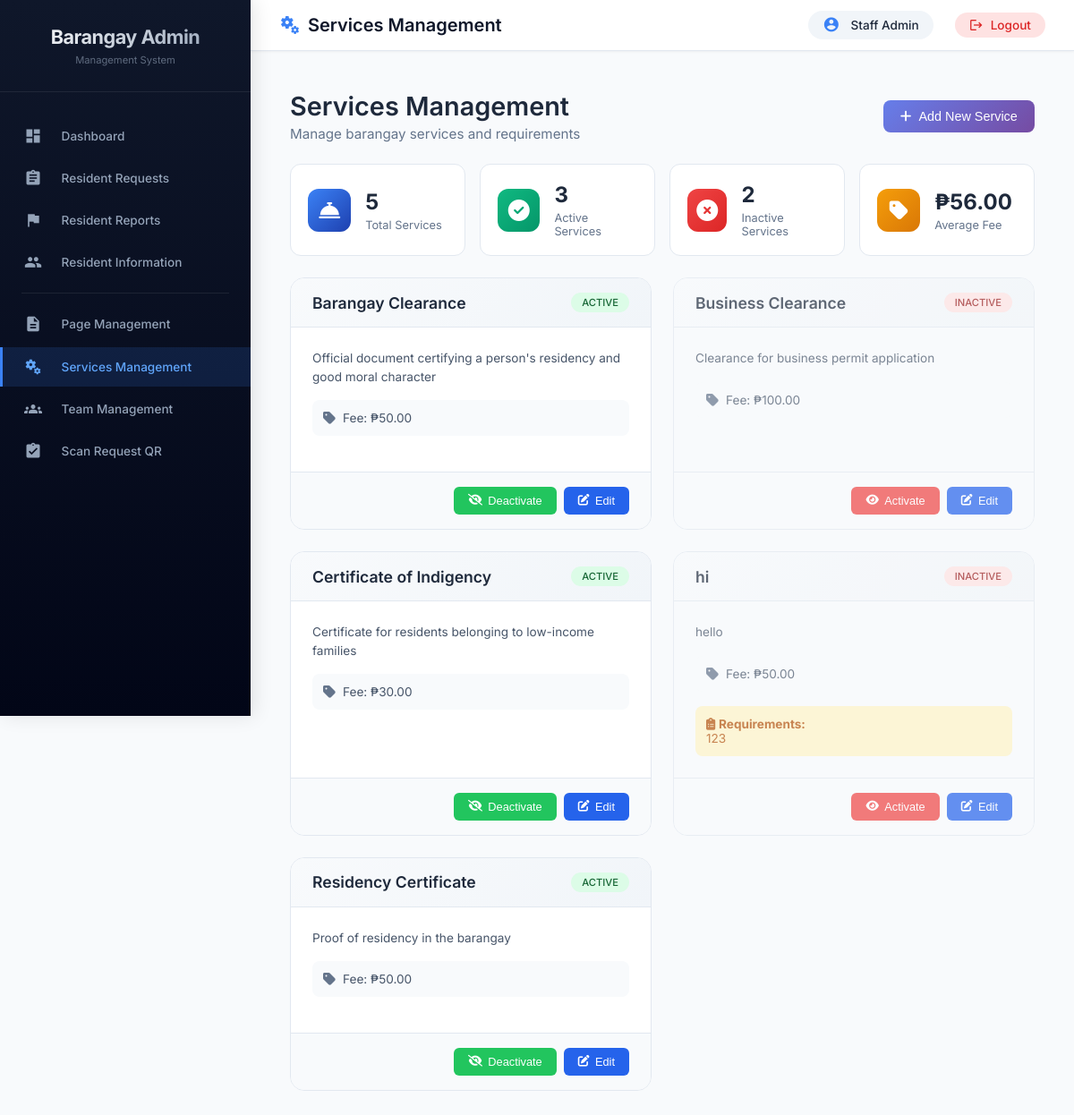
/admin/management/services.php (signed in), run on an earlier commit of the app's database.
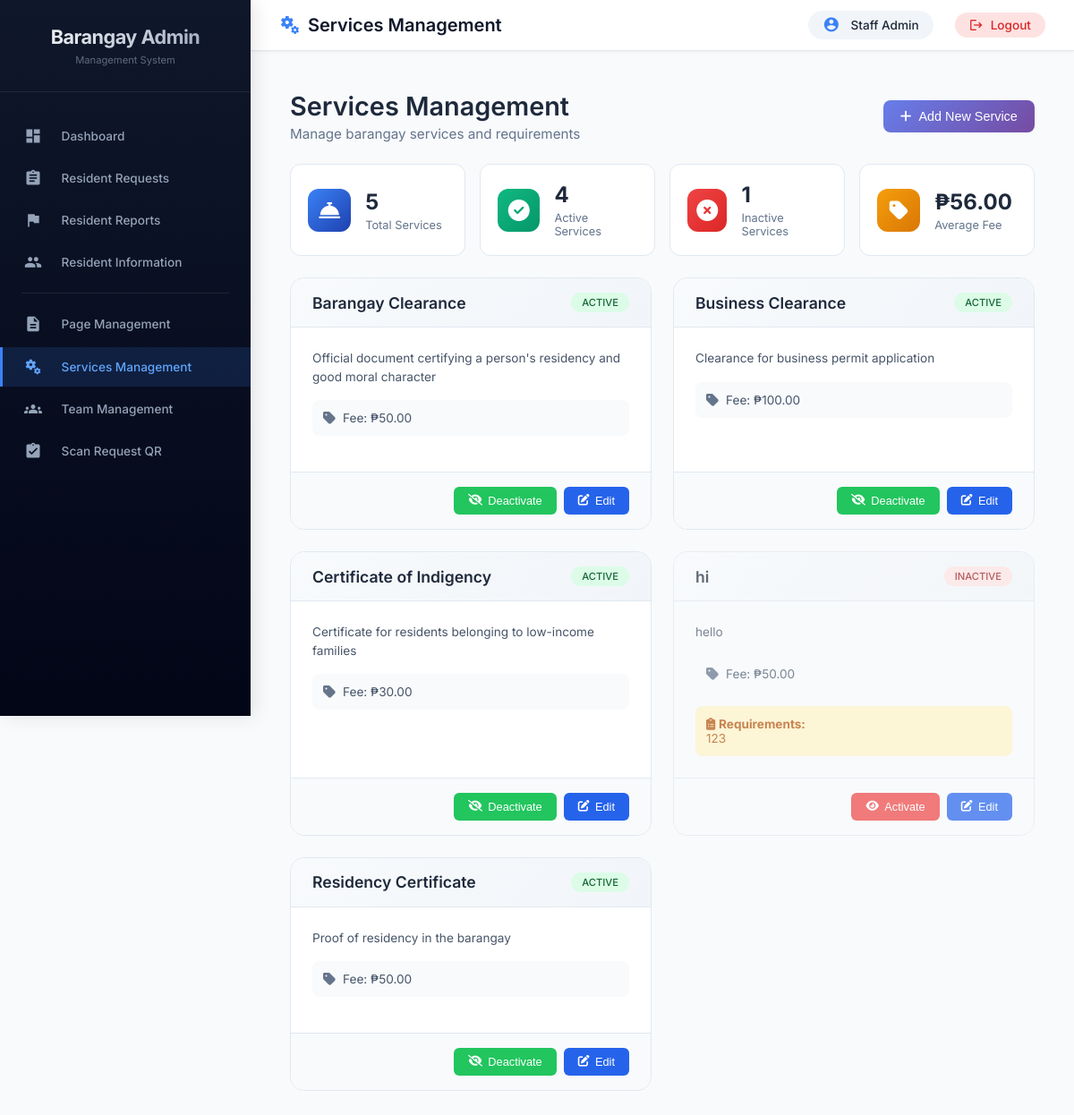
And on a later commit of the database.
### tables this page shows
CREATE TABLE `services` (
  `id` int(11) NOT NULL,
  `service_name` varchar(100) NOT NULL,
  `description` text DEFAULT NULL,
  `requirements` text DEFAULT NULL,
  `processing_time` varchar(100) DEFAULT NULL,
  `fee` decimal(10,2) DEFAULT NULL,
  `is_active` tinyint(1) DEFAULT 1,
  `created_at` timestamp NOT NULL DEFAULT current_timestamp()
);

### admin/management/services.php (the view, shortened to what the changed rows need)
<?php
$database = new Database();
$db = $database->getConnection();
$query = "SELECT * FROM services ORDER BY service_name";
$stmt = $db->query($query);
$services = $stmt->fetchAll(PDO::FETCH_ASSOC);
$stats_query = "SELECT
                COUNT(*) as total,
                SUM(CASE WHEN is_active = 1 THEN 1 ELSE 0 END) as active,
                SUM(CASE WHEN is_active = 0 THEN 1 ELSE 0 END) as inactive,
                AVG(fee) as avg_fee
                FROM services";
$stats_stmt = $db->query($stats_query);
$stats = $stats_stmt->fetch(PDO::FETCH_ASSOC);
include '../includes/admin_header.php';
?>
<link rel="stylesheet" href="https://cdnjs.cloudflare.com/ajax/libs/font-awesome/6.4.0/css/all.min.css">
<div class="services-module">
    <div class="module-header">
        <div class="module-title">
            <h1>Services Management</h1>
        </div>
    </div>
    <div class="stats-grid">
        <div class="stat-card">
            <div class="stat-details">
                <h3><?php echo $stats['active'] ?? 0; ?></h3>
                <p>Active Services</p>
            </div>
        </div>
        <div class="stat-card">
            <div class="stat-details">
                <h3><?php echo $stats['inactive'] ?? 0; ?></h3>
                <p>Inactive Services</p>
            </div>
        </div>
    </div>
    <div class="services-grid">
        <?php if (empty($services)): ?>
            <div class="empty-state">
                <i class="fas fa-concierge-bell"></i>
                <p>No services found</p>
                <button onclick="openModal('addModal')" class="btn-primary" style="margin-top: 1rem;">Add Your First Service</button>
            </div>
        <?php else: ?>
            <?php foreach ($services as $service): ?>
            <div class="service-card <?php echo !$service['is_active'] ? 'inactive' : ''; ?>">
                <div class="service-header">
                    <h3><?php echo htmlspecialchars($service['service_name']); ?></h3>
                    <div class="service-status">
                        <span class="status-badge status-<?php echo $service['is_active'] ? 'active' : 'inactive'; ?>">
                            <?php echo $service['is_active'] ? 'Active' : 'Inactive'; ?>
                        </span>
                    </div>
                </div>
                <div class="service-content">
                    <div class="service-description">
                        <?php echo nl2br(htmlspecialchars(substr($service['description'], 0, 150))); ?>
                    </div>
                    <div class="service-details">
                        <div class="detail-item">
                            <i class="fas fa-tag"></i>
                            <span>Fee: <?php echo $service['fee'] > 0 ? '₱' . number_format($service['fee'], 2) : 'Free'; ?></span>
                        </div>
                    </div>
                </div>
                <div class="service-footer">
                    <button onclick="toggleStatus(<?php echo $service['id']; ?>, <?php echo $service['is_active']; ?>)"
                            class="btn-toggle <?php echo $service['is_active'] ? 'active' : 'inactive'; ?>">
                        <i class="fas <?php echo $service['is_active'] ? 'fa-eye-slash' : 'fa-eye'; ?>"></i>
                        <?php echo $service['is_active'] ? 'Deactivate' : 'Activate'; ?>
                    </button>
                    <button onclick="editService(<?php echo htmlspecialchars(json_encode($service)); ?>)" class="btn-edit">
                        <i class="fas fa-edit"></i> Edit
                    </button>
                </div>
            </div>
            <?php endforeach; ?>
        <?php endif; ?>
    </div>
</div>
<?php include '../includes/admin_footer.php'; ?>

What changed in the data, as far as the page shows it:
changed services "Business Clearance": is_active "INACTIVE Activate" → "ACTIVE Deactivate"
Also different on the page:
$stats['active']: "3" → "4"
$stats['inactive']: "2" → "1"
